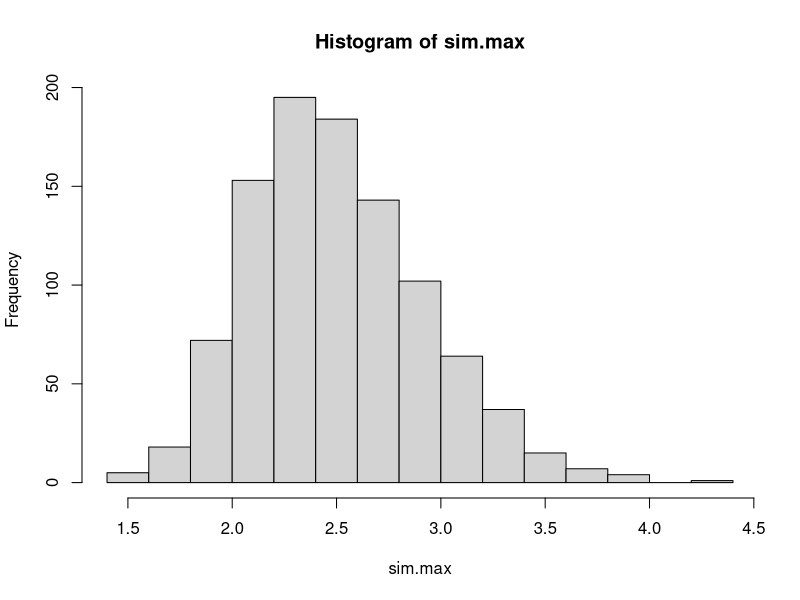

The R script that drew this image:
# matrix multiplication

sim <- matrix(rnorm(1e5), 1000, 100)

sim.max <- apply(sim, 1, max)
hist(sim.max)

mean(pmax(rnorm(5e4), rnorm(5e4)))
